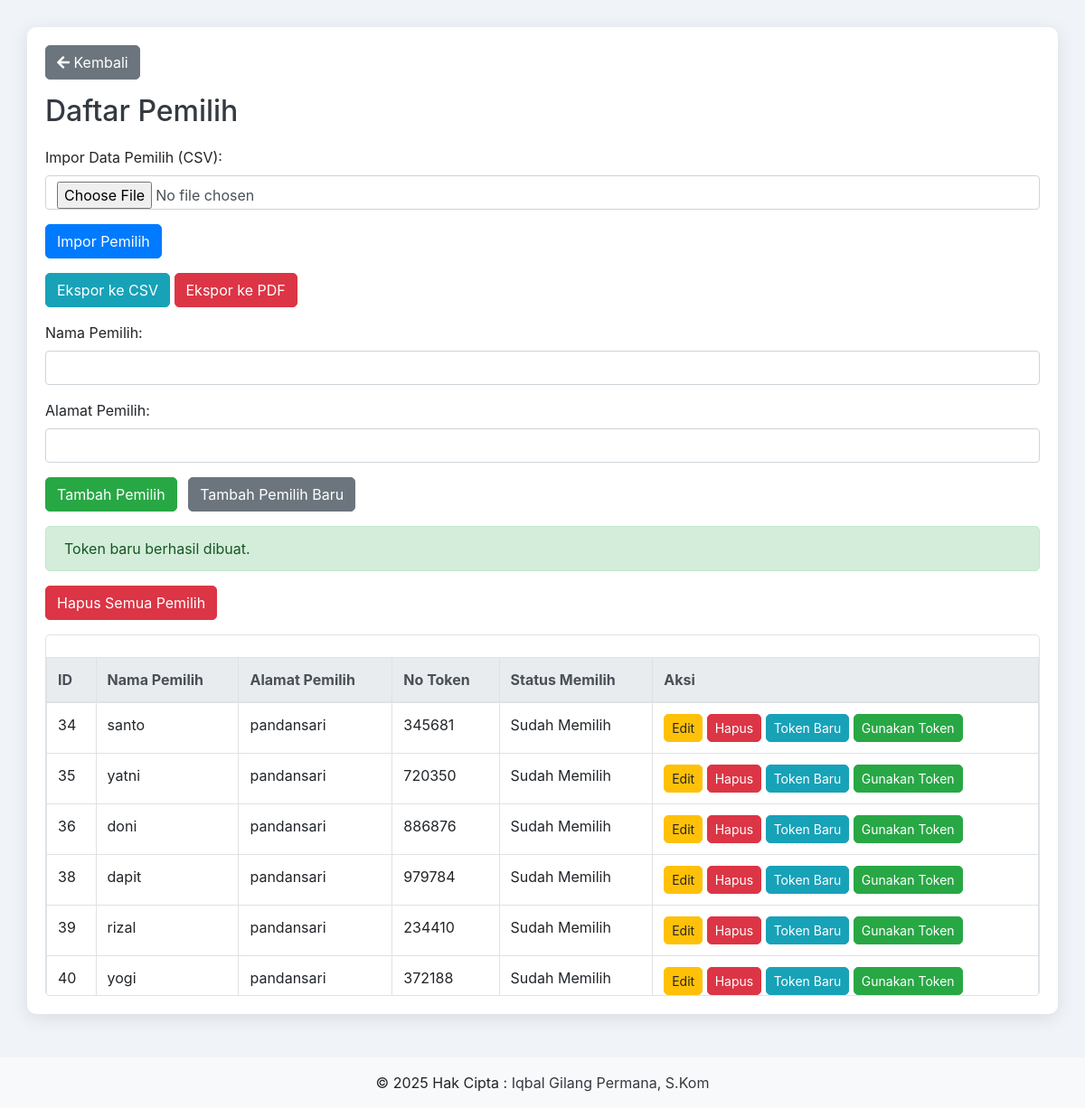
The page /voters.php?generate_token=34 (signed in) on the database its author committed.
### tables this page shows
CREATE TABLE `voters` (
  `id` int(11) NOT NULL,
  `name` varchar(100) NOT NULL,
  `address` varchar(255) NOT NULL,
  `token` varchar(32) NOT NULL,
  `token_created_at` datetime NOT NULL,
  `used` tinyint(1) DEFAULT 0,
  `has_voted` tinyint(1) DEFAULT 0,
  `token_used` tinyint(1) DEFAULT 0
);

### voters.php (the view, shortened to what this page needs)
<?php
include 'db.php';
$successMessage = "";
$editVoter = null;
if (isset($_GET['generate_token'])) {
    $successMessage = "Token baru berhasil dibuat.";
}
$stmt_voters = $pdo->query("SELECT * FROM voters");
$voterList = $stmt_voters->fetchAll();
?>
<!DOCTYPE html>
<html lang="en">
<head>
    <link rel="stylesheet" href="https://stackpath.bootstrapcdn.com/bootstrap/4.5.2/css/bootstrap.min.css">
    <link rel="stylesheet" href="https://cdnjs.cloudflare.com/ajax/libs/font-awesome/5.15.4/css/all.min.css">
</head>
<body>
    <div class="container">
        <a href="admin.php" class="btn btn-secondary mb-3"><i class="fas fa-arrow-left"></i> Kembali</a>
        <h2>Daftar Pemilih</h2>
        <form action="" method="POST" enctype="multipart/form-data">
            <div class="form-group">
                <label for="voter_file">Impor Data Pemilih (CSV):</label>
                <input type="file" class="form-control" id="voter_file" name="voter_file" accept=".csv" required>
            </div>
            <button type="submit" name="import_voters" class="btn btn-primary">Impor Pemilih</button>
        </form>
        <div class="mt-3 mb-3">
            <a href="?export_csv=1" class="btn btn-info">Ekspor ke CSV</a>
            <a href="?export_pdf=1" class="btn btn-danger">Ekspor ke PDF</a>
        </div>
        <form action="" method="POST">
            <div class="form-group">
                <label for="voter_name">Nama Pemilih:</label>
                <input type="text" class="form-control" id="voter_name" name="voter_name" value="<?php echo $editVoter ? $editVoter['name'] : ''; ?>" required>
            </div>
            <div class="form-group">
                <label for="voter_address">Alamat Pemilih:</label>
                <input type="text" class="form-control" id="voter_address" name="voter_address" value="<?php echo $editVoter ? $editVoter['address'] : ''; ?>" required>
            </div>
            <button type="submit" name="add_voter" class="btn btn-success"><?php echo $editVoter ? "Perbarui Pemilih" : "Tambah Pemilih"; ?></button>
            <a href="voters.php" class="btn btn-secondary ml-2">Tambah Pemilih Baru</a>
        </form>
        <?php if ($successMessage): ?>
            <div class="alert alert-success mt-3"><?php echo $successMessage; ?></div>
        <?php endif; ?>
        <form action="" method="POST" onsubmit="return confirm('Apakah Anda yakin ingin menghapus semua pemilih?');">
            <button type="submit" name="delete_all_voters" class="btn btn-danger mb-3">Hapus Semua Pemilih</button>
        </form>
        <div class="table-responsive">
            <table class="table table-bordered mt-4">
                <thead class="thead-light">
                    <tr>
                        <th>ID</th>
                        <th>Nama Pemilih</th>
                        <th>Alamat Pemilih</th>
                        <th>No Token</th>
                        <th>Status Memilih</th>
                        <th>Aksi</th>
                    </tr>
                </thead>
                <tbody>
                    <?php foreach ($voterList as $voter): ?>
                        <tr>
                            <td><?php echo $voter['id']; ?></td>
                            <td><?php echo $voter['name']; ?></td>
                            <td><?php echo $voter['address']; ?></td>
                            <td><?php echo $voter['token']; ?></td>
                            <td><?php echo $voter['has_voted'] ? 'Sudah Memilih' : 'Belum Memilih'; ?></td>
                            <td>
                                <a href="voters.php?edit_voter=<?php echo $voter['id']; ?>" class="btn btn-warning btn-sm">Edit</a>
                                <a href="voters.php?delete_voter=<?php echo $voter['id']; ?>" class="btn btn-danger btn-sm" onclick="return confirm('Apakah Anda yakin ingin menghapus?');">Hapus</a>
                                <a href="voters.php?generate_token=<?php echo $voter['id']; ?>" class="btn btn-info btn-sm">Token Baru</a>
                                <a href="voters.php?use_token=<?php echo $voter['id']; ?>" class="btn btn-success btn-sm" onclick="return confirm('Apakah Anda yakin ingin menggunakan token ini?');">Gunakan Token</a>
                            </td>
                        </tr>
                    <?php endforeach; ?>
                </tbody>
            </table>
        </div>
    </div>
    <?php include 'footer.php'; ?>
</body>
</html>

### voters.php (style rules this page uses)
body { background-color: #f0f4f8; }
.container { background-color: #ffffff; border-radius: 10px; box-shadow: 0 4px 20px rgba(0, 0, 0, 0.1); padding: 20px; margin-top: 30px; }
h2 { color: #343a40; margin-bottom: 20px; }
.alert { border-radius: 5px; }
.table { margin-top: 20px; }
.btn { border-radius: 5px; }
.table-responsive { max-height: 400px; overflow-y: auto; border: 1px solid #dee2e6; border-radius: 5px; }

### rows shown on the page
voters: id "34", name "santo", address "pandansari", token "345681", has_voted "Sudah Memilih"
voters: id "35", name "yatni", address "pandansari", token "720350", has_voted "Sudah Memilih"
voters: id "36", name "doni", address "pandansari", token "886876", has_voted "Sudah Memilih"
voters: id "38", name "dapit", address "pandansari", token "979784", has_voted "Sudah Memilih"
voters: id "39", name "rizal", address "pandansari", token "234410", has_voted "Sudah Memilih"
voters: id "40", name "yogi", address "pandansari", token "372188", has_voted "Sudah Memilih"

### other values the page prints
$successMessage "Token baru berhasil dibuat."
